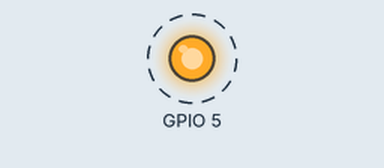
Recording of a program running on a simulated Raspberry Pi (BCM pin numbers). Shown: output pins drawn as LEDs (lit = HIGH). Dashed ring = blinking.

Above: at 0.5 s.
Timing chart, 0 to 4.6 s (numbered marks = the images above):
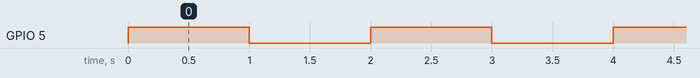

Measured:
- by itself, GPIO 5: alternates HIGH for 1.0 s and LOW for 1.0 s

The program:

blink.py
```python
#info pulled from https://iotguider.in/raspberrypi/blinking-led-with-raspberry-pi/

#below blinks an LED on Pi pin 5 using RPi.GPIO library
import RPi.GPIO as GPIO
import time
#using GPIO pin/channel 5 for blink test
GPIO.setmode(GPIO.BCM)
GPIO.setup(5,GPIO.OUT)
while True:
	GPIO.output(5, GPIO.HIGH)
	time.sleep(1)
	GPIO.output(5, GPIO.LOW)
	time.sleep(1)
```
